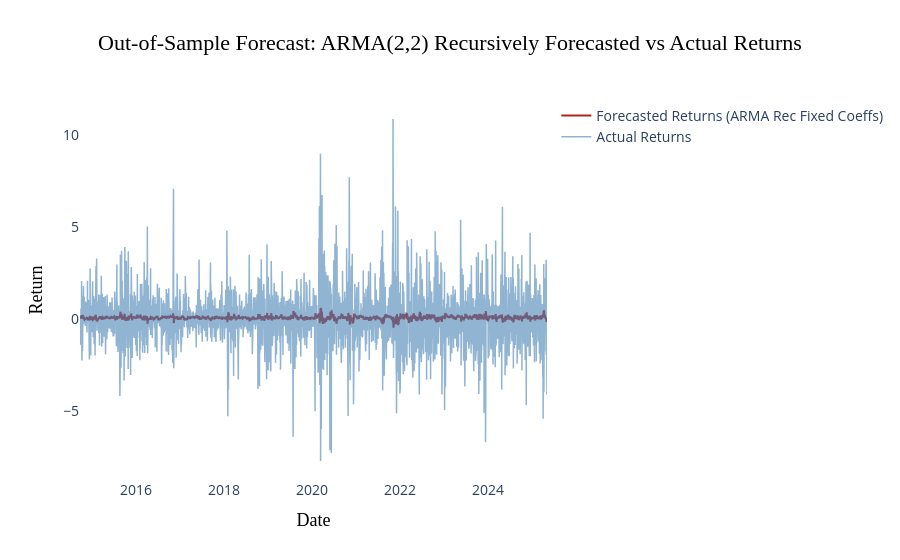

Notebook code for this chart:
### Code cell
import plotly.graph_objects as go

# Time index for test set
test_dates = df['ds'].iloc[split_idx:]

# Create interactive plot
fig = go.Figure()

fig.add_trace(go.Scatter(
    x=test_dates,
    y=rolling_forecasts,
    mode='lines',
    name='Forecasted Returns (ARMA Rec Fixed Coeffs)',
    line=dict(color='firebrick', width=2)
))

fig.add_trace(go.Scatter(
    x=test_dates,
    y=true_returns,
    mode='lines',
    name='Actual Returns',
    line=dict(color='steelblue', width=1.5),
    opacity=0.6
))

fig.update_layout(
    title=dict(
        text='Out-of-Sample Forecast: ARMA(2,2) Recursively Forecasted vs Actual Returns',
        x=0.5,
        font=dict(size=22, family='Serif', color='black')
    ),
    plot_bgcolor='white',
    paper_bgcolor='white',
    xaxis=dict(
        title='Date',
        title_font=dict(size=18, family='Serif', color='black'),
        tickfont=dict(size=14),
        showgrid=False
    ),
    yaxis=dict(
        title='Return',
        title_font=dict(size=18, family='Serif', color='black'),
        tickfont=dict(size=14),
        showgrid=True
    ),
    legend=dict(
        font=dict(size=14)
    )
)

fig.show()

### Figure 1 — Plotly figure (JSON) as saved in the notebook; plotly's stock layout.template omitted (floating-point values rounded to 4 significant figures; data arrays with more than 128 entries replaced by an {"elided": "..."} marker saying what was removed)
{"data": [{"line": {"color": "firebrick", "width": 2}, "mode": "lines", "name": "Forecasted Returns (ARMA Rec Fixed Coeffs)", "type": "scatter", "x": {"elided": "2670 str values"}, "y": {"elided": "2669 float values"}}, {"line": {"color": "steelblue", "width": 1.5}, "mode": "lines", "name": "Actual Returns", "opacity": 0.6, "type": "scatter", "x": {"elided": "2670 str values"}, "y": {"elided": "2669 float values"}}], "layout": {"legend": {"font": {"size": 14}}, "paper_bgcolor": "white", "plot_bgcolor": "white", "title": {"font": {"color": "black", "family": "Serif", "size": 22}, "text": "Out-of-Sample Forecast: ARMA(2,2) Recursively Forecasted vs Actual Returns", "x": 0.5}, "xaxis": {"showgrid": false, "tickfont": {"size": 14}, "title": {"font": {"color": "black", "family": "Serif", "size": 18}, "text": "Date"}}, "yaxis": {"showgrid": true, "tickfont": {"size": 14}, "title": {"font": {"color": "black", "family": "Serif", "size": 18}, "text": "Return"}}}}
